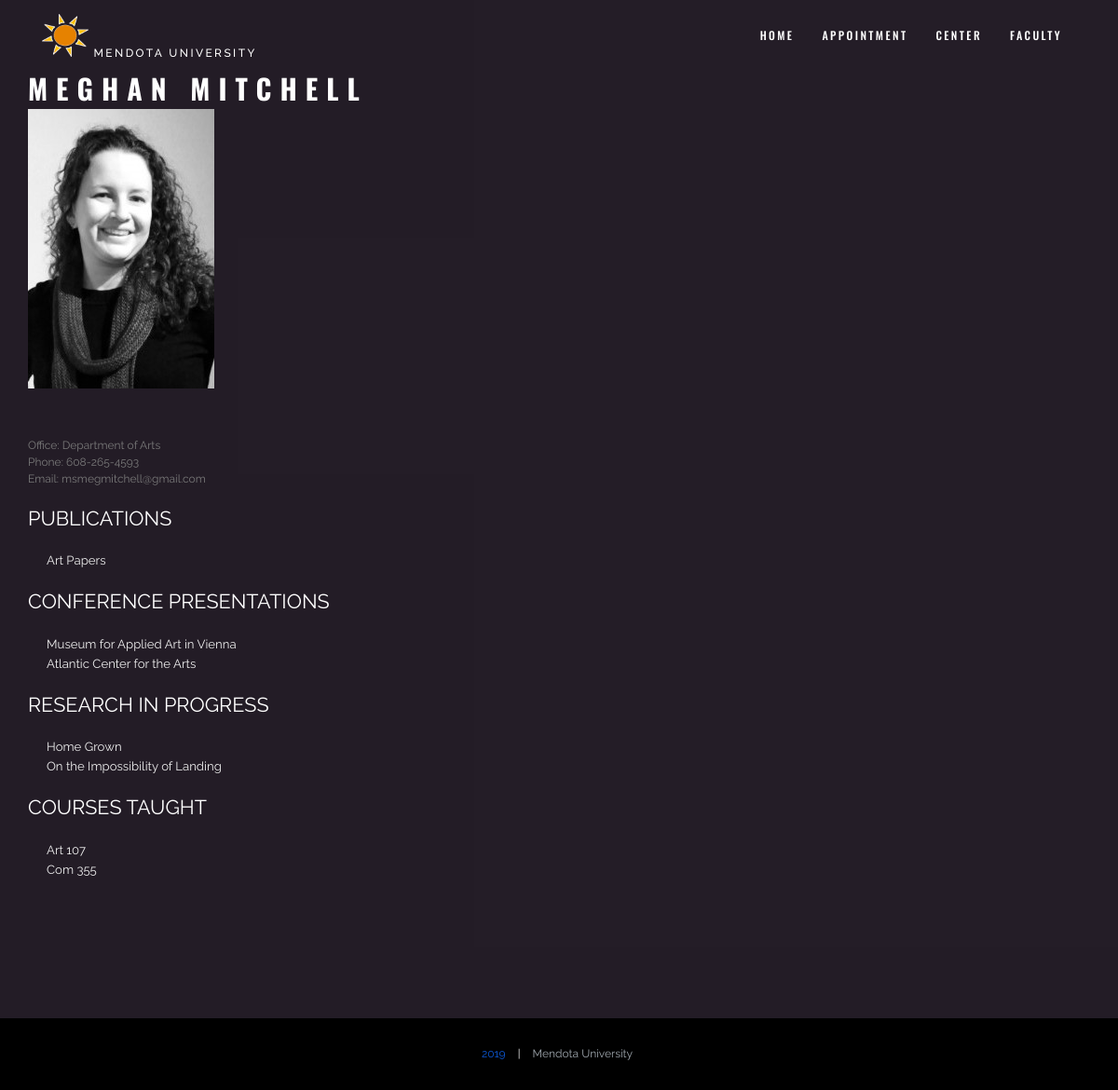
/faculty_meg.php, run on the app's committed database.
### tables this page shows
CREATE TABLE `FACULTY` (
  `fac_id` varchar(255) NOT NULL,
  `password` varchar(255) NOT NULL,
  `office` varchar(255) DEFAULT NULL,
  `phone` varchar(255) DEFAULT NULL,
  `email` varchar(255) DEFAULT NULL
);

CREATE TABLE `ITEMS` (
  `item_code` int(16) NOT NULL,
  `fac_id` varchar(255) NOT NULL,
  `category` varchar(255) NOT NULL,
  `display_order` int(4) NOT NULL,
  `active` int(2) NOT NULL DEFAULT '1',
  `description` varchar(255) NOT NULL
);

### faculty_meg.php (the view, shortened to what this page needs)
<html>
<head>
    <?php
    include_once("./includes/head.php");
    include_once("./includes/connect.inc.php");
        $fac_id="mmitchell";
        function write_if_not_blank($showName,$value){
            if(!empty($value)){
                echo ("<b>$showName:</b> ".$value."</br>");
            }
        }
        function write_a_block($facid,$blockName,$connection){
            $query_sentence="SELECT * FROM ITEMS WHERE fac_id=\"$facid\" AND category=\"$blockName\" AND active=\"1\" ORDER BY 'display_order' ASC";
            $result = mysqli_query($connection,$query_sentence);
            $rowNum = mysqli_num_rows($result);
            if($rowNum>0){
                echo ("<h2>$blockName</h2>");
                while ($row = mysqli_fetch_assoc($result)) {
                    $description_in = $row ['description'];
                    echo "<p>$description_in</p>";
                }
            }
        }
    ?>
</head>
<body id="top" data-spy="scroll" data-target=".header" data-offset="80">
<?php include_once("./includes/nav-bar.php") ?>
    <?php
        $query_sentence="SELECT office, phone, email FROM FACULTY WHERE fac_id=\"$fac_id\"";
        $result = mysqli_query($conn,$query_sentence);
        $row = mysqli_fetch_assoc($result);
        $prof_office = $row["office"];
    ?>
        <section class="intro text-left section-padding autoheight" id="intro">
			<div class="container wow animated fadeInLeft animated" data-wow-duration="1s" data-wow-delay="0.5s">
				<div class="row">
					<div class="col-lg-8 about">
    <form action="login.php" method="post">
        <a href="javascript:;" onclick="parentNode.submit();"><?php echo"<h1 class=\"arrow\"> Meghan Mitchell </h1>"; ?></a>
    </form>
    <?php
        echo ("<img src=\"./assets/img/meghan.jpg \">");
        echo "<hr>";
    ?>
<?php
        write_if_not_blank("Office",$prof_office);
    ?>
    <?php
        write_a_block($fac_id,"PUBLICATIONS",$conn);
    ?>
    <?php
        write_a_block($fac_id,"CONFERENCE PRESENTATIONS",$conn);
    ?>
    <?php
        write_a_block($fac_id,"RESEARCH IN PROGRESS",$conn);
    ?>
    <?php
        write_a_block($fac_id,"COURSES TAUGHT",$conn);
    ?>
					</div>
				</div>
			</div>
        </section>
<?php include_once("./includes/footer.php")?>
    </body>
</html>

### assets/css/gridgallery.css (style rules this page uses)
*, *:after, *:before { -webkit-box-sizing: border-box; -moz-box-sizing: border-box; box-sizing: border-box; }

### assets/css/venobox.css (style rules this page uses)
body { -webkit-overflow-scrolling:touch; }

### assets/css/styles.css (style rules this page uses)
html, body, div, span, applet, object, iframe, h1, h2, h3, h4, h5, h6, p, pre, a, abbr, acronym, address, big, cite, code, del, dfn, em, img, ins, kbd, q, s, samp, small, strike, strong, sub, sup, tt, var, b, u, i, center, dl, dt, dd, ol, ul, li, fieldset, form, label, legend, table, caption, tbody, tfoot, thead, tr, th, td, article, aside, canvas, details, embed, figure, figcaption, footer, header, hgroup, menu, nav, output, ruby, section, summary, time, mark, audio, video { margin: 0; padding: 0; border: 0; font-size: 100%; font: inherit; vertical-align: baseline; }
body { color: #7a7a7a; font-family: 'Raleway', sans-serif; font-size: 14px; font-style: normal; line-height:1.5; }
a { color: #fff; text-decoration: none; }
h1 { font-size: 2.2em; color: #FFFFFF; }
h2 { color: #FFFFFF; font-size: 1.8em; margin: 0.83em 0; }
p { color: #eee; font-size: 1.1em; line-height: 1.6em; }
.section-padding { padding-top: 6%; padding-bottom: 6%; }
hr { width: 90px; height: 9px; border: none; margin-top:18px; margin-bottom:25px; }
body { position:relative; }
.intro { background: #0c040fe6; }
.about p { margin-bottom:0; padding-left: 20px; }
h1.arrow { font-family: 'Oswald', sans-serif; color: #fff; font-size: 2.5em; font-weight: 700; letter-spacing: 0.3em; text-transform: uppercase; }
a { color: #212639; text-decoration: none; }

### assets/css/queries.css (style rules this page uses)
@media screen and (max-width:1366px) { body { font-size:12px; } }

### data on the page
faculty: office "Department of Arts 608-265-4593 msmegmitchell@gmail.com"
items: description "Art Papers"
items: description "Museum for Applied Art in Vienna"
items: description "Atlantic Center for the Arts"
items: description "Home Grown"
items: description "On the Impossibility of Landing"
items: description "Art 107"
items: description "Com 355"

### other printed values
$showName "Office Phone Email"
$blockName "PUBLICATIONS CONFERENCE PRESENTATIONS RESEARCH IN PROGRESS COURSES TAUGHT"
